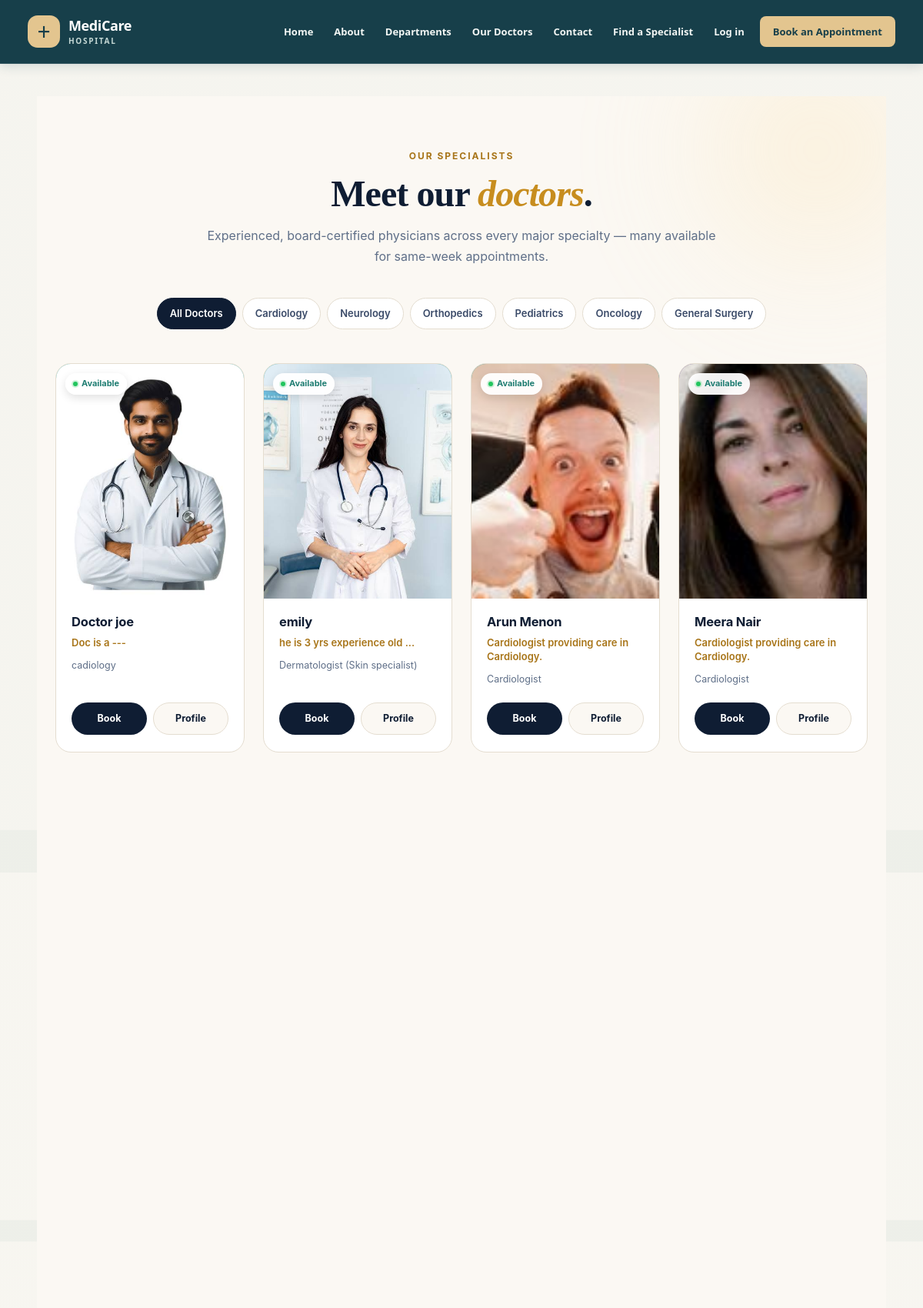
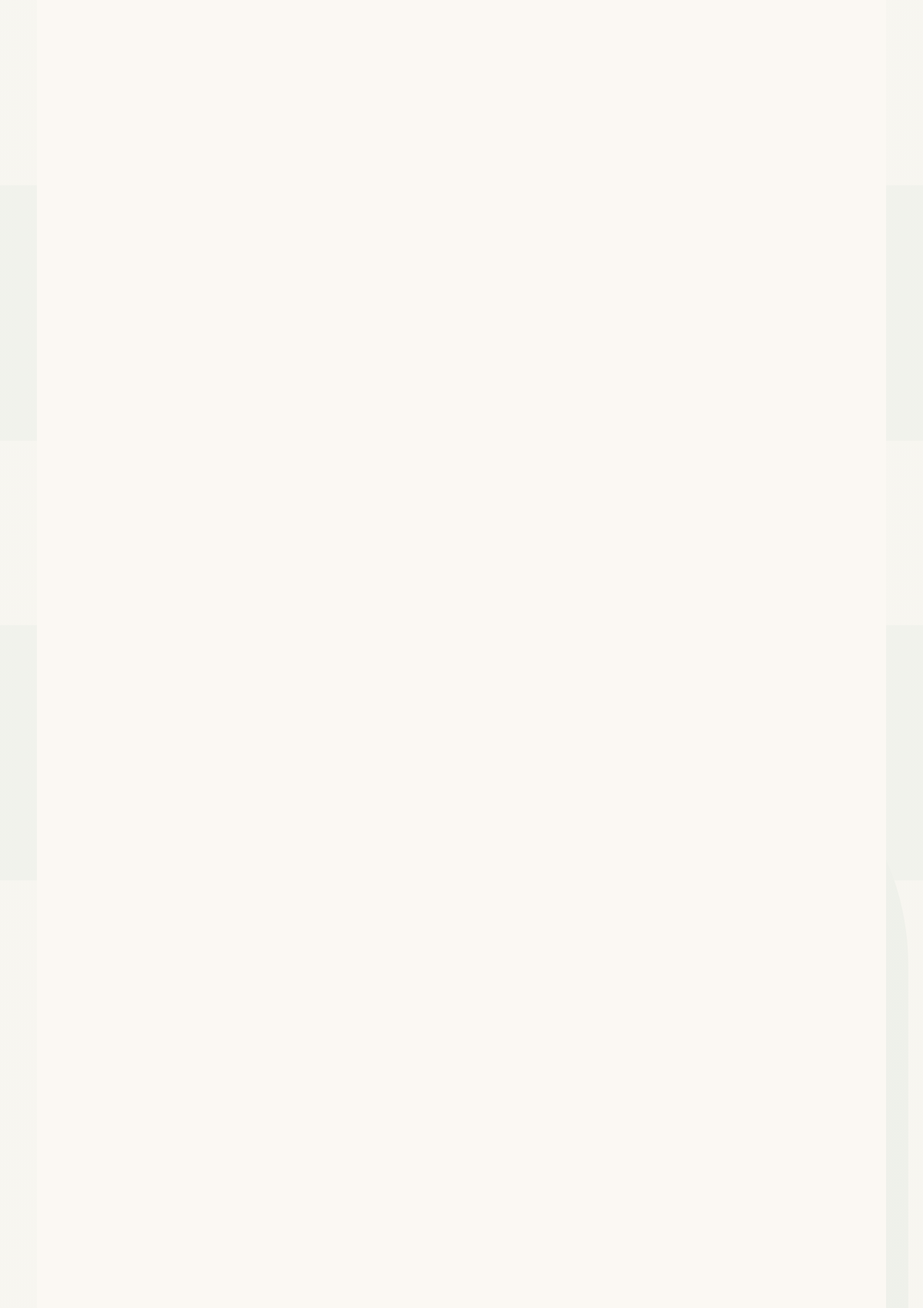
The app's page /doctors/ (upper part) with its own data (2 pictures, top to bottom).
### home/models.py (models this page shows, shortened)
class  Doctor(models.Model):
    user = models.OneToOneField(
    settings.AUTH_USER_MODEL,
    on_delete=models.SET_NULL,
    null=True,
    blank=True,
    related_name='doctor_profile'
)
    doc_name=models.CharField(max_length=100)
    doc_disc=models.TextField()
    doc_spec=models.CharField(max_length=100)
    doc_dept=models.ForeignKey(department,on_delete=models.CASCADE)
    doc_image=models.ImageField(upload_to='doctors/',null=True,blank=True)

### home/views.py (the view)
# urls.py: path('doctors/', views.doctors, name='doctors'),
def doctors(request):
   dic_doctors={
       "doc":Doctor.objects.all()
    }
   return render(request,'doctors.html',dic_doctors)

### home/templates/doctors.html (shortened to what this page needs)
{% extends "base.html" %}
{% block content %}
<section class="doctors-page">
    <div class="wrap">
        <div class="doctors-head">
            <span class="doctors-kicker">Our Specialists</span>
            <h1>Meet our <em>doctors</em>.</h1>
            <p>
                Experienced, board-certified physicians across every major
                specialty — many available for same-week appointments.
            </p>
        </div>
        <nav class="filter-bar" aria-label="Filter by department">
            <a href="/doctors/" class="filter-chip active">All Doctors</a>
            <a href="/departments/" class="filter-chip">Cardiology</a>
            <a href="/departments/" class="filter-chip">Neurology</a>
            <a href="/departments/" class="filter-chip">Orthopedics</a>
            <a href="/departments/" class="filter-chip">Pediatrics</a>
            <a href="/departments/" class="filter-chip">Oncology</a>
            <a href="/departments/" class="filter-chip">General Surgery</a>
        </nav>
        {% if doc %}
        <div class="doctor-container">
            {% for d in doc %}
            <article class="doctor-card reveal">
                <div class="doctor-photo alt-{{ forloop.counter|divisibleby:'4'|yesno:'4,1' }}">
                    {% if d.doc_image %}
                        <img
                            src="{{ d.doc_image.url }}"
                            alt="{{ d.doc_name }}"
                            loading="lazy">
                    {% else %}
                        <div class="doctor-placeholder">
                            {{ d.doc_name|slice:":1"|upper }}
                        </div>
                    {% endif %}
                    <span class="doctor-availability">
                        <span class="dot"></span> Available
                    </span>
                </div>
                <div class="doctor-body">
                    <h2 class="doctor-name">{{ d.doc_name }}</h2>
                    <p class="doctor-role">{{ d.doc_disc }}</p>
                    <p class="doctor-spec">{{ d.doc_spec }}</p>
                    <div class="doctor-actions">
                        <a href="/booking/" class="doctor-btn primary">Book</a>
                        <a href="/doctors/" class="doctor-btn secondary">Profile</a>
                    </div>
                </div>
            </article>
            {% endfor %}
        </div>
        {% endif %}
    </div>
</section>
{% endblock %}

### home/static/home/css/site.css (style rules this page uses)
:root { color-scheme: light; --ink: #263b32; --muted: #718075; --brand: #286b54; --brand-dark: #173f35; --brand-soft: #eaf0e8; --accent: #bd9454; --line: #e5e0d4; --surface: #fffefa; --page: #f7f5ef; --shadow: 0 12px 32px rgba(38, 59, 50, 0.09); }
* { box-sizing: border-box; }
html { min-width: 320px; scroll-behavior: smooth; }
body { min-height: 100vh; display: flex; flex-direction: column; margin: 0; background-color: var(--page); background-image: linear-gradient(rgba(247, 245, 239, 0.88), rgba(247, 245, 239, 0.88)), url("../images/hospital-background.svg"); background-position: center, center; background-repeat: no-repeat; background-size: cover; color: var(--ink); font-family: "Segoe UI", Tahoma, Geneva, Verdana, sans-serif; line-height: 1.6; -webkit-font-smoothing: antialiased; }
a { color: var(--brand); }
h1, h2, h3 { font-family: Georgia, "Times New Roman", serif; letter-spacing: -0.02em; }

### records on screen
Doctor: doc_image (picture), doc_name "Doctor joe", doc_disc "Doc is a ---", doc_spec "cadiology"
Doctor: doc_image (picture), doc_name "emily", doc_disc "he is 3 yrs experience old ...", doc_spec "Dermatologist (Skin specialist)"
Doctor: doc_image (picture), doc_name "Arun Menon", doc_disc "Cardiologist providing care in Cardiology.", doc_spec "Cardiologist"
Doctor: doc_image (picture), doc_name "Meera Nair", doc_disc "Cardiologist providing care in Cardiology.", doc_spec "Cardiologist"
